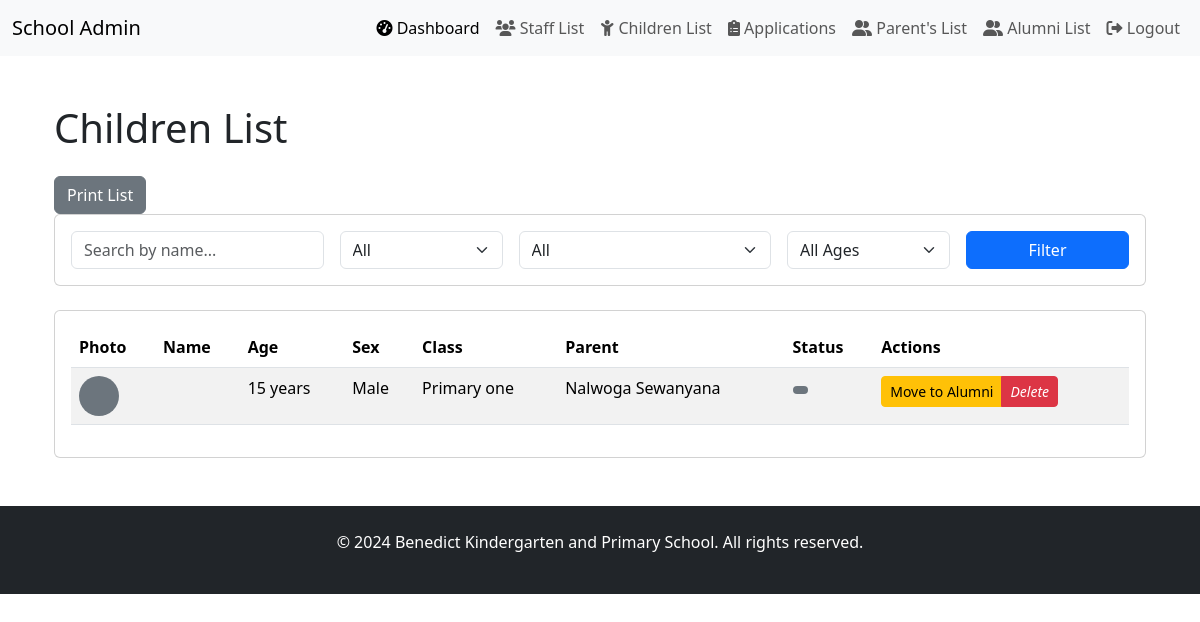
Screenshot of /benedict_school/children/ (signed in) with the database file from the repository.
### benedict_school/models.py (models this page shows, shortened)
class Child(models.Model):
    parent = models.ForeignKey(
        Parent,
        on_delete=models.CASCADE,
        related_name="children"
    )
    full_name = models.CharField(max_length=100)
    date_of_birth = models.DateField()
    sex = models.CharField(
        max_length=10,
        choices=[("male", "Male"), ("female", "Female")],
        default="male"
    )
    study_class = models.CharField(
        max_length=20,
        choices=[
            ("baby_class", "Baby Class"),
            ("middle_class", "Middle class"),
            ("top_class", "Top class"),
            ("primary_one", "Primary one"),
            ("primary_two", "Primary two"),
            ("primary_three", "Primary three"),
            ("primary_four", "Primary four"),
            ("primary_five", "Primary five"),
            ("primary_six", "Primary six")
        ],
        default="primary_one",
    )
    profile_image = models.ImageField(upload_to="child_images/", null=True, blank=True)
    STATUS_CHOICES = [
        ('active', 'Active'),
        ('alumni', 'Alumni'),
    ]
    status = models.CharField(
        max_length=20,
        choices=STATUS_CHOICES,
        default='active'
    )
    alumni_date = models.DateField(null=True, blank=True)
    reason_for_leaving = models.TextField(blank=True, null=True)

class Parent(models.Model):
    first_name = models.CharField(max_length=50, default='')
    last_name = models.CharField(max_length=50, default='')
    RELATIONSHIP_TYPES = [
        ('mother', 'Mother'),
        ('father', 'Father'),
        ('guardian', 'Guardian'),
        ('relative', 'Relative'),
    ]
    relationship_type = models.CharField(
        max_length=20,
        choices=RELATIONSHIP_TYPES,
        default='father'
    )
    sex = models.CharField(
        max_length=10,
        choices=[("male", "Male"), ("female", "Female")],
        default="male"
    )
    ID_number = models.CharField(max_length=14, unique=True, null=False)
    email = models.EmailField(unique=True)
    tel_no = models.CharField(max_length=15, default='')
    address = models.CharField(max_length=100)
    parent_image = models.ImageField(upload_to="parent_images/", null=True, blank=True)
    num_children = models.PositiveIntegerField(default=1)
    STATUS_CHOICES = [
        ('active', 'Active'),
        ('alumni', 'Alumni'),
    ]
    status = models.CharField(
        max_length=20,
        choices=STATUS_CHOICES,
        default='active'
    )
    alumni_date = models.DateField(null=True, blank=True)
    reason_for_leaving = models.TextField(blank=True, null=True)

### benedict_school/views.py (the view, shortened to what this page needs)
# urls.py: path('children/', views.child_list, name='child-list'),
@user_passes_test(is_admin, login_url='/admin-login/')
def child_list(request):
    form = ChildFilterForm(request.GET)
    queryset = Child.objects.all()
    if form.is_valid():
        search_query = form.cleaned_data.get('search')
        if search_query:
            queryset = queryset.filter(name__icontains=search_query)
        sex = form.cleaned_data.get('sex')
        if sex:
            queryset = queryset.filter(sex=sex)
        study_class = form.cleaned_data.get('study_class')
        if study_class:
            queryset = queryset.filter(study_class=study_class)
        age_range = form.cleaned_data.get('age_range')
    paginator = Paginator(queryset, 10)  # Paginate by 10
    page_number = request.GET.get('page')
    page_obj = paginator.get_page(page_number)
    context = {
        'filter_form': form,
        'children': page_obj,
    }
    return render(request, 'child_list.html', context)

### benedict_school/forms.py
class ChildFilterForm(forms.Form):
    search = forms.CharField(
        required=False,
        widget=forms.TextInput(attrs={
            'class': 'form-control',
            'placeholder': 'Search by name...'
        })
    )
    sex = forms.ChoiceField(
        required=False,
        choices=[('', 'All')] + Child.sex.field.choices,  # Include blank option for "All"
        widget=forms.Select(attrs={'class': 'form-select'})
    )
    study_class = forms.ChoiceField(
        required=False,
        choices=[('', 'All')] + Child.study_class.field.choices,  # Include blank option for "All"
        widget=forms.Select(attrs={'class': 'form-select'})
    )
    age_range = forms.ChoiceField(
        required=False,
        choices=[
            ('', 'All Ages'),
            ('0-3', '0-3 years'),
            ('4-6', '4-6 years'),
            ('7-9', '7-9 years'),
            ('10+', '10+ years')
        ],
        widget=forms.Select(attrs={'class': 'form-select'})
    )

### benedict_school/context_processors.py (called while the page is built)
def google_maps_api_key(request):
    return {'GOOGLE_MAPS_API_KEY': getattr(settings, 'GOOGLE_MAPS_API_KEY', '')}

### benedict_school/templatetags/custom_filters.py (called while the page is built)
@register.filter
def get_first_age(value):
    if value and isinstance(value, str):
        return value.split(',')[0]
    return value

### benedict_school/views.py (called while the page is built)
def is_admin(user):
    return user.is_authenticated and user.is_staff  # Checks if user is admin

### benedict_school/templates/child_list.html (shortened to what this page needs)
{% extends "admin_base.html" %}
{% load custom_filters %}
{% load static %}
{% block content %}
<div class="container py-4">
    <h1 class="mb-4">Children List</h1>
    <div>
        <button onclick="window.print()" class="btn btn-secondary me-2 no-print">
             Print List
        </button>
    </div>
    <div class="card mb-4 no-print">
        <div class="card-body">
            <form method="get" class="row g-3">
                <div class="col-md-3">
                    {{ filter_form.search }}
                </div>
                <div class="col-md-2">
                    {{ filter_form.sex }}
                </div>
                <div class="col-md-3">
                    {{ filter_form.study_class }}
                </div>
                <div class="col-md-2">
                    {{ filter_form.age_range }}
                </div>
                <div class="col-md-2">
                    <button type="submit" class="btn btn-primary w-100">Filter</button>
                </div>
            </form>
        </div>
    </div>
    <div class="card">
        <div class="card-body">
            <div class="table-responsive">
                <table class="table table-striped table-hover">
                    <thead>
                        <tr>
                            <th>Photo</th>
                            <th>Name</th>
                            <th>Age</th>
                            <th>Sex</th>
                            <th>Class</th>
                            <th>Parent</th>
                            <th>Status</th>
                            <th>Actions</th>
                        </tr>
                    </thead>
                    <tbody>
                        {% for child in children %}
                        <tr>
                            <td>
                                {% if child.profile_image %}
                                    <img src="{{ child.profile_image.url }}"
                                         alt="{{ child.name }}"
                                         class="rounded-circle"
                                         style="width: 40px; height: 40px; object-fit: cover;">
                                {% else %}
                                    <div class="bg-secondary rounded-circle d-flex align-items-center justify-content-center"
                                         style="width: 40px; height: 40px;">
                                    </div>
                                {% endif %}
                            </td>
                            <td>{{ child.name }}</td>
                            <td>
                                {% with age=child.date_of_birth|timesince %}
                                    {{ age|get_first_age }}
                                {% endwith %}
                            </td>
                            <td>{{ child.get_sex_display }}</td>
                            <td>{{ child.get_study_class_display }}</td>
                            <td>{{ child.parent.last_name }}</td>
                            <td>
                                <span class="badge
                                    {% if application.child.status == 'active' %}
                                        bg-success
                                    {% else %}
                                        bg-secondary
                                    {% endif %}
                                ">
                                </span>
                            </td>
                            <td class="no-print">
                                <div class="btn-group">
                                    <a href="{% url 'child-to-alumni' pk=child.pk %}" class="btn btn-warning btn-sm">
                                        Move to Alumni
                                    </a>
                                    <a href="{% url 'delete-child' child.pk %}"
                                       class="btn btn-sm btn-danger">
                                        <i class="bi bi-trash">Delete</i>
                                    </a>
                                </div>
                            </td>
                        </tr>
                        {% endfor %}
                    </tbody>
                </table>
            </div>
        </div>
    </div>
</div>
{% endblock %}

### rows the page displays
Child: value "15 years", sex "Male", study_class "Primary one", parent.last_name "Nalwoga Sewanyana"
